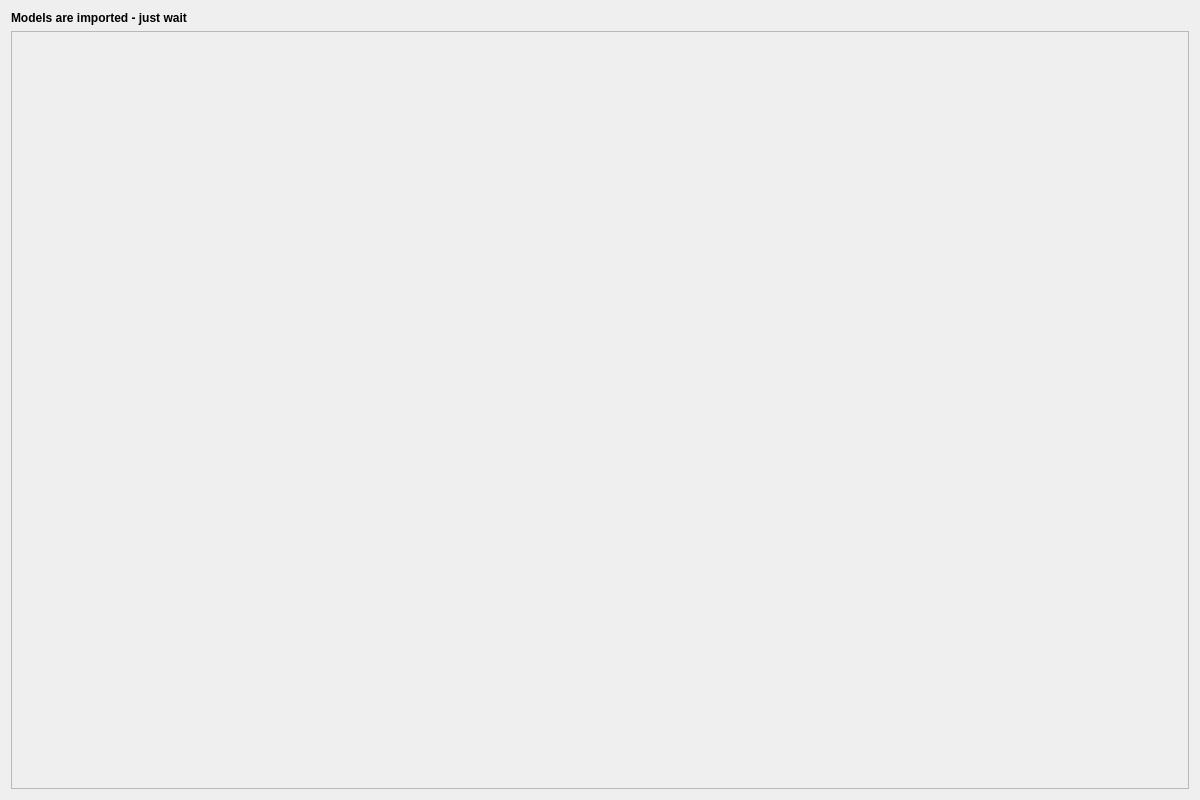
<?xml version="1.0" encoding="UTF-8"?>
<ui version="4.0">
 <class>InterlisImport</class>
 <widget class="QDialog" name="InterlisImport">
  <property name="geometry">
   <rect>
    <x>0</x>
    <y>0</y>
    <width>1200</width>
    <height>800</height>
   </rect>
  </property>
  <property name="windowTitle">
   <string>Select Files</string>
  </property>
  <layout class="QGridLayout" name="gridLayout">
   <item row="1" column="0">
    <widget class="QScrollArea" name="scroll_area">
     <property name="horizontalScrollBarPolicy">
      <enum>Qt::ScrollBarAlwaysOff</enum>
     </property>
     <property name="widgetResizable">
      <bool>true</bool>
     </property>
     <widget class="QWidget" name="scroll_area_content">
      <property name="geometry">
       <rect>
        <x>0</x>
        <y>0</y>
        <width>1180</width>
        <height>757</height>
       </rect>
      </property>
     </widget>
    </widget>
   </item>
   <item row="0" column="0">
    <widget class="QLabel" name="description">
     <property name="minimumSize">
      <size>
       <width>0</width>
       <height>0</height>
      </size>
     </property>
     <property name="font">
      <font>
       <weight>75</weight>
       <bold>true</bold>
      </font>
     </property>
     <property name="text">
      <string>Models are imported - just wait</string>
     </property>
     <property name="alignment">
      <set>Qt::AlignLeading|Qt::AlignLeft|Qt::AlignTop</set>
     </property>
     <property name="wordWrap">
      <bool>true</bool>
     </property>
    </widget>
   </item>
  </layout>
 </widget>
 <resources/>
 <connections/>
</ui>
